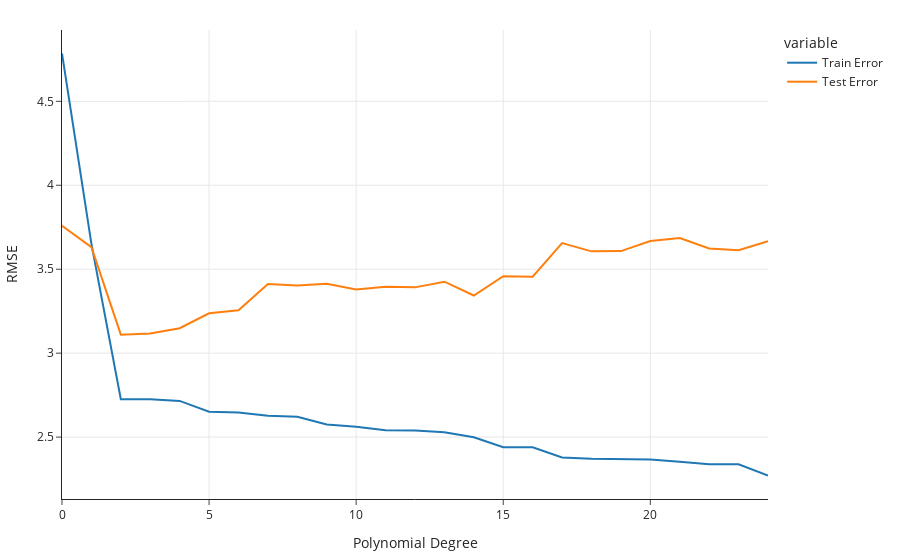

Source (notebook cell):
### Markdown cell above
Let's look at the plots of training error vs. degree and test error vs. degree.

### Code cell
fig = px.line(errs)
fig.update_layout(showlegend=True, xaxis_title='Polynomial Degree', yaxis_title='RMSE')

### Figure 1 — Plotly figure (JSON) as saved in the notebook; plotly's stock layout.template omitted (floating-point values rounded to 4 significant figures)
{"data": [{"hovertemplate": "variable=Train Error<br>index=%{x}<br>value=%{y}<extra></extra>", "legendgroup": "Train Error", "line": {"color": "#1F77B4", "dash": "solid"}, "marker": {"symbol": "circle"}, "mode": "lines", "name": "Train Error", "orientation": "v", "showlegend": true, "type": "scatter", "x": [0, 1, 2, 3, 4, 5, 6, 7, 8, 9, 10, 11, 12, 13, 14, 15, 16, 17, 18, 19, 20, 21, 22, 23, 24], "xaxis": "x", "y": [4.785, 3.651, 2.726, 2.726, 2.716, 2.652, 2.647, 2.628, 2.621, 2.576, 2.562, 2.54, 2.539, 2.529, 2.5, 2.44, 2.439, 2.378, 2.371, 2.371, 2.367, 2.354, 2.339, 2.339, 2.271], "yaxis": "y"}, {"hovertemplate": "variable=Test Error<br>index=%{x}<br>value=%{y}<extra></extra>", "legendgroup": "Test Error", "line": {"color": "#FF7F0E", "dash": "solid"}, "marker": {"symbol": "circle"}, "mode": "lines", "name": "Test Error", "orientation": "v", "showlegend": true, "type": "scatter", "x": [0, 1, 2, 3, 4, 5, 6, 7, 8, 9, 10, 11, 12, 13, 14, 15, 16, 17, 18, 19, 20, 21, 22, 23, 24], "xaxis": "x", "y": [3.759, 3.631, 3.11, 3.117, 3.148, 3.237, 3.255, 3.412, 3.404, 3.413, 3.38, 3.396, 3.392, 3.426, 3.344, 3.458, 3.455, 3.656, 3.607, 3.608, 3.668, 3.686, 3.624, 3.613, 3.667], "yaxis": "y"}], "layout": {"autosize": true, "legend": {"title": {"text": "variable"}, "tracegroupgap": 0}, "showlegend": true, "xaxis": {"anchor": "y", "autorange": true, "domain": [0, 1], "range": [0, 24], "title": {"text": "Polynomial Degree"}, "type": "linear"}, "yaxis": {"anchor": "x", "autorange": true, "domain": [0, 1], "range": [2.131, 4.925], "title": {"text": "RMSE"}, "type": "linear"}}}
